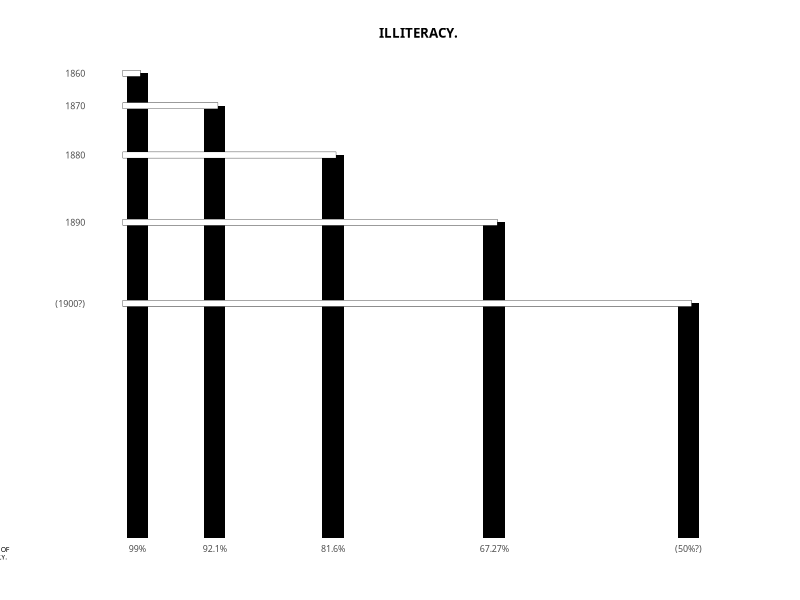

Write R code to recreate this figure. (Note: this script raises an error after producing the figure.)
# Set up
library(tidyverse)

# Create tibble with data
pct <- c(99, 92.1, 81.6, 67.27, 50)
df <- tibble(pct) %>%
         mutate(xend = -100,
         m_pct = - pct)

# Create vectors of plot labels
year_label <- c("(1900?)", "1890", "1880", "1870", "1860")
pct_label <- c("99%", "92.1%", "81.6%", "67.27%", "(50%?)")

# Plot
bar_plot <- ggplot(df) + 
  # Vertical bars
  geom_bar(aes(x = -pct, y = pct), stat = "identity", width = 1.89, fill = "black") +
  # Horizontal black bars (the "outline")
  geom_segment(aes(x = m_pct, y = pct, xend = xend, yend = pct), 
               stat = "identity", size = 2.2, colour = "black", lineend = "square") +
  # Horizontal white bars (the "fill")
  geom_segment(aes(x = m_pct, y = pct, xend = xend, yend = pct), 
               stat = "identity", size = 2, colour = "white", lineend = "square") +
  # x axis labels
  scale_x_continuous(breaks = -pct, 
                     limits = c(-103, -45), 
                     label = pct_label,
                     expand=c(0,0),
                     name = str_wrap("PERCENT OF ILLITERACY.", 10)) +
  # y axis labels
  scale_y_continuous(breaks = c(50, 67.27, 81.6, 92.1, 99), 
                     limits = c(0, 103),
                     label = year_label,
                     expand=c(0,0)) +
  # Modify theme
  theme(plot.margin = margin(20, 40, 20, 40),
        text = element_text(family = "Rajdhani", size = 8, colour = "black"),
        plot.title = element_text(hjust = 0.5, face = "bold", margin = margin(0,0,10,0)),
        axis.title.x = element_text(hjust = -0.2, vjust = 6.4, size = 5),
        panel.background = element_blank(),
        panel.grid = element_blank(),
        axis.title.y = element_blank(),
        axis.ticks = element_blank()) +
  # Add title
  labs(title = "ILLITERACY.") +
  # Save as png (sizing won't work in R Studio)
  ggsave("illiteracy_ggplot.png", height = 12, width = 9, unit = "cm")
